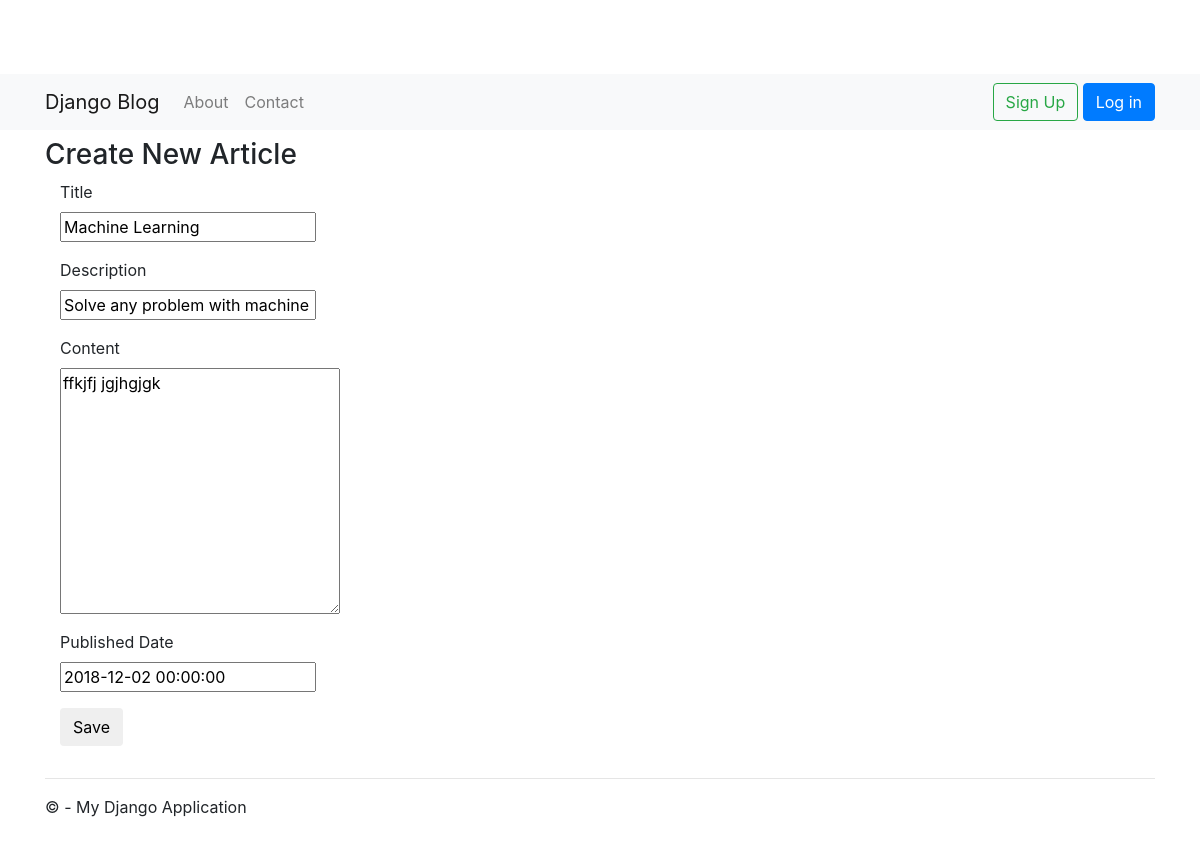
The page /blog/author/edit/1/ on the database as committed earlier.
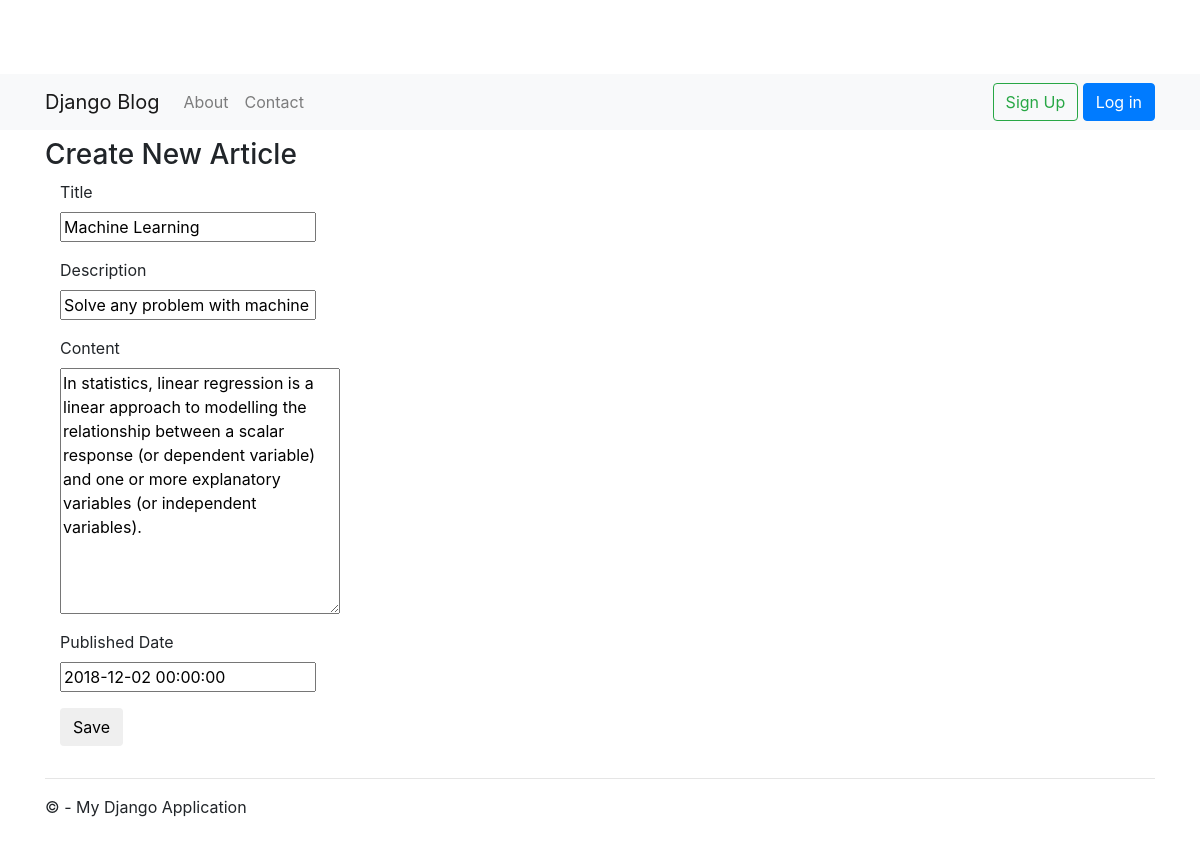
The same page on the database as committed later.
### blog/models.py (models this page shows, shortened)
class BlogPost(models.Model):
    title = models.CharField(max_length=200)
    short_description = models.CharField(max_length=4000)
    content = models.TextField()
    status = models.PositiveSmallIntegerField()
    url = models.CharField(max_length=200, default=None, blank=True, null=True)
    tag = models.CharField(max_length=40, default=None, blank=True, null=True)
    order = models.FloatField(default=0)
    pub_date = models.DateTimeField('date published')
    author = models.CharField(max_length=200, default=None, blank=True, null=True)
    created_date = models.DateTimeField('date created')
    last_updated_date = models.DateTimeField('date updated')
    isdeleted = models.BooleanField()
    user = models.ForeignKey(User, null=True)

### blog/views.py (the view, shortened to what this page needs)
# urls.py: url('blog/author/edit/(?P<pk>\d+)/', blog.views.AuthorBlogPostUpdate.as_view(template_name='blog/author_blog_post_form.html'), name='author_blog_post_edit'),
class AuthorBlogPostUpdate(UpdateView):
    template_name = "blog/author_blog_post_form.html"
    model = BlogPost
    form_class = BlogForm
    success_url = reverse_lazy('blog:author_blog_post_list')

### blog/forms.py
class BlogForm(ModelForm):
    class Meta:
        model = BlogPost
        exclude =['status','isdeleted','order','created_date','last_updated_date','user']

### blog/templates/blog/author_blog_post_form.html (shortened to what this page needs)
﻿{% extends "app/layout.html" %}
{% block content %}
<div class="row">
    <div class="col-md-8">
        <section id="blogForm">
           <form method="post" class="form-horizontal">
                <h3 class="title">Create New Article</h3>
                <div class="form-group">
                    <label for="id_username" class="col-md-8 control-label">Title</label>
                    <div class="col-md-8">
                        {{ form.title }}
                    </div>
                </div>
                <div class="form-group">
                    <label for="id_password" class="col-md-4 control-label">Description</label>
                    <div class="col-md-8">
                        {{ form.short_description }}
                    </div>
                </div>
                <div class="form-group">
                    <label for="id_password" class="col-md-4 control-label">Content</label>
                    <div class="col-md-8">
                        {{ form.content }}
                    </div>
                </div>
                 <div class="form-group">
                    <label for="id_password" class="col-md-4 control-label">Published Date</label>
                    <div class="col-md-8">
                        {{ form.pub_date }}
                    </div>
                </div>
                <div class="form-group">
                    <div class="col-md-offset-2 col-md-10">
                        <input type="submit" value="Save" class="btn btn-default" />
                    </div>
                </div>
            </form>
        </section>
    </div>
</div>
{% endblock %}

Rows that differ between the two databases and show on the page:
changed BlogPost "Machine Learning": content "ffkjfj jgjhgjgk" → "In statistics, linear regression is a linear approach to modelling the relationship between a scalar response (or dependent variable) and one or more explanatory variables (or independent variables)."
